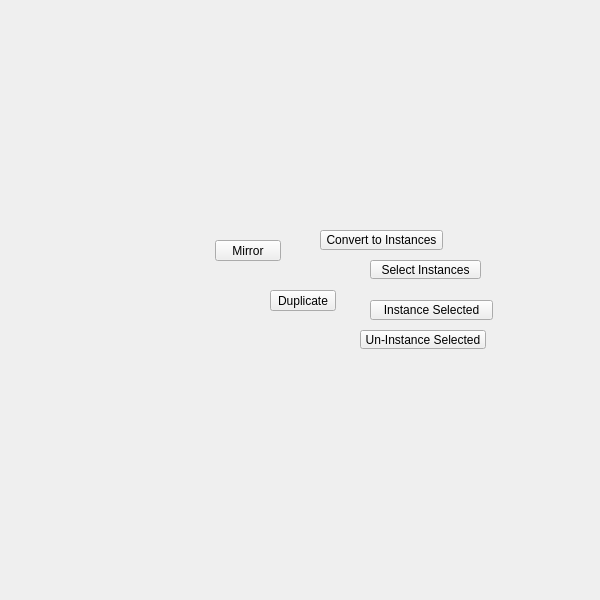
<?xml version="1.0" encoding="UTF-8"?>
<ui version="4.0">
 <class>QtUi</class>
 <widget class="QMainWindow" name="QtUi">
  <property name="enabled">
   <bool>true</bool>
  </property>
  <property name="geometry">
   <rect>
    <x>0</x>
    <y>0</y>
    <width>600</width>
    <height>600</height>
   </rect>
  </property>
  <property name="sizePolicy">
   <sizepolicy hsizetype="Ignored" vsizetype="Ignored">
    <horstretch>0</horstretch>
    <verstretch>0</verstretch>
   </sizepolicy>
  </property>
  <property name="minimumSize">
   <size>
    <width>0</width>
    <height>0</height>
   </size>
  </property>
  <property name="maximumSize">
   <size>
    <width>600</width>
    <height>600</height>
   </size>
  </property>
  <property name="cursor">
   <cursorShape>ArrowCursor</cursorShape>
  </property>
  <property name="windowTitle">
   <string>Toolkit</string>
  </property>
  <property name="whatsThis">
   <string>main</string>
  </property>
  <property name="toolButtonStyle">
   <enum>Qt::ToolButtonIconOnly</enum>
  </property>
  <property name="tabShape">
   <enum>QTabWidget::Triangular</enum>
  </property>
  <property name="dockNestingEnabled">
   <bool>true</bool>
  </property>
  <property name="dockOptions">
   <set>QMainWindow::AllowNestedDocks|QMainWindow::AllowTabbedDocks|QMainWindow::AnimatedDocks|QMainWindow::ForceTabbedDocks</set>
  </property>
  <widget class="QWidget" name="mainWindow">
   <property name="sizePolicy">
    <sizepolicy hsizetype="Ignored" vsizetype="Ignored">
     <horstretch>0</horstretch>
     <verstretch>0</verstretch>
    </sizepolicy>
   </property>
   <widget class="QPushButton" name="i025">
    <property name="geometry">
     <rect>
      <x>270</x>
      <y>290</y>
      <width>66</width>
      <height>21</height>
     </rect>
    </property>
    <property name="minimumSize">
     <size>
      <width>0</width>
      <height>21</height>
     </size>
    </property>
    <property name="maximumSize">
     <size>
      <width>16777215</width>
      <height>21</height>
     </size>
    </property>
    <property name="whatsThis">
     <string>duplicate</string>
    </property>
    <property name="text">
     <string>Duplicate</string>
    </property>
   </widget>
   <widget class="QPushButton" name="b004">
    <property name="geometry">
     <rect>
      <x>370</x>
      <y>260</y>
      <width>111</width>
      <height>19</height>
     </rect>
    </property>
    <property name="maximumSize">
     <size>
      <width>999</width>
      <height>19</height>
     </size>
    </property>
    <property name="toolTip">
     <string>&lt;html&gt;&lt;head/&gt;&lt;body&gt;&lt;p&gt;Select objects that are an instance of the current selection.&lt;/p&gt;&lt;p&gt;If no user selection exists, function will select all instanced objects in the scene.&lt;/p&gt;&lt;/body&gt;&lt;/html&gt;</string>
    </property>
    <property name="text">
     <string>Select Instances</string>
    </property>
    <property name="iconSize">
     <size>
      <width>18</width>
      <height>18</height>
     </size>
    </property>
    <property name="autoDefault">
     <bool>false</bool>
    </property>
    <property name="default">
     <bool>false</bool>
    </property>
    <property name="flat">
     <bool>false</bool>
    </property>
    <property name="bnabled" stdset="0">
     <bool>true</bool>
    </property>
   </widget>
   <widget class="QPushButton" name="b005">
    <property name="geometry">
     <rect>
      <x>360</x>
      <y>330</y>
      <width>126</width>
      <height>19</height>
     </rect>
    </property>
    <property name="maximumSize">
     <size>
      <width>999</width>
      <height>19</height>
     </size>
    </property>
    <property name="toolTip">
     <string>Uninstance selected objects. (no selection is needed for 'all' flag)</string>
    </property>
    <property name="text">
     <string>Un-Instance Selected</string>
    </property>
    <property name="iconSize">
     <size>
      <width>18</width>
      <height>18</height>
     </size>
    </property>
    <property name="autoDefault">
     <bool>false</bool>
    </property>
    <property name="default">
     <bool>false</bool>
    </property>
    <property name="flat">
     <bool>false</bool>
    </property>
    <property name="bnabled" stdset="0">
     <bool>true</bool>
    </property>
   </widget>
   <widget class="QPushButton" name="i019">
    <property name="geometry">
     <rect>
      <x>215</x>
      <y>240</y>
      <width>66</width>
      <height>21</height>
     </rect>
    </property>
    <property name="minimumSize">
     <size>
      <width>0</width>
      <height>21</height>
     </size>
    </property>
    <property name="maximumSize">
     <size>
      <width>16777215</width>
      <height>21</height>
     </size>
    </property>
    <property name="whatsThis">
     <string>mirror</string>
    </property>
    <property name="text">
     <string>Mirror</string>
    </property>
   </widget>
   <widget class="PushButton" name="tb000">
    <property name="geometry">
     <rect>
      <x>320</x>
      <y>230</y>
      <width>123</width>
      <height>20</height>
     </rect>
    </property>
    <property name="minimumSize">
     <size>
      <width>0</width>
      <height>20</height>
     </size>
    </property>
    <property name="maximumSize">
     <size>
      <width>999</width>
      <height>20</height>
     </size>
    </property>
    <property name="toolTip">
     <string>&lt;html&gt;&lt;head/&gt;&lt;body&gt;&lt;p&gt;The first selected object will be instanced across all other selected objects.&lt;/p&gt;&lt;/body&gt;&lt;/html&gt;</string>
    </property>
    <property name="text">
     <string>Convert to Instances</string>
    </property>
    <property name="iconSize">
     <size>
      <width>18</width>
      <height>18</height>
     </size>
    </property>
    <property name="autoDefault">
     <bool>false</bool>
    </property>
    <property name="default">
     <bool>false</bool>
    </property>
    <property name="flat">
     <bool>false</bool>
    </property>
    <property name="bnabled" stdset="0">
     <bool>true</bool>
    </property>
   </widget>
   <widget class="QPushButton" name="b000">
    <property name="geometry">
     <rect>
      <x>370</x>
      <y>300</y>
      <width>123</width>
      <height>20</height>
     </rect>
    </property>
    <property name="minimumSize">
     <size>
      <width>0</width>
      <height>20</height>
     </size>
    </property>
    <property name="maximumSize">
     <size>
      <width>999</width>
      <height>20</height>
     </size>
    </property>
    <property name="toolTip">
     <string>&lt;html&gt;&lt;head/&gt;&lt;body&gt;&lt;p&gt;Create instances of any selected objects.&lt;/p&gt;&lt;/body&gt;&lt;/html&gt;</string>
    </property>
    <property name="text">
     <string>Instance Selected</string>
    </property>
    <property name="iconSize">
     <size>
      <width>18</width>
      <height>18</height>
     </size>
    </property>
    <property name="autoDefault">
     <bool>false</bool>
    </property>
    <property name="default">
     <bool>false</bool>
    </property>
    <property name="flat">
     <bool>false</bool>
    </property>
    <property name="bnabled" stdset="0">
     <bool>true</bool>
    </property>
   </widget>
  </widget>
 </widget>
 <customwidgets>
  <customwidget>
   <class>PushButton</class>
   <extends>QPushButton</extends>
   <header>widgets.pushbutton.h</header>
  </customwidget>
 </customwidgets>
 <resources/>
 <connections/>
 <designerdata>
  <property name="gridDeltaX">
   <number>5</number>
  </property>
  <property name="gridDeltaY">
   <number>10</number>
  </property>
  <property name="gridSnapX">
   <bool>true</bool>
  </property>
  <property name="gridSnapY">
   <bool>true</bool>
  </property>
  <property name="gridVisible">
   <bool>true</bool>
  </property>
 </designerdata>
</ui>
